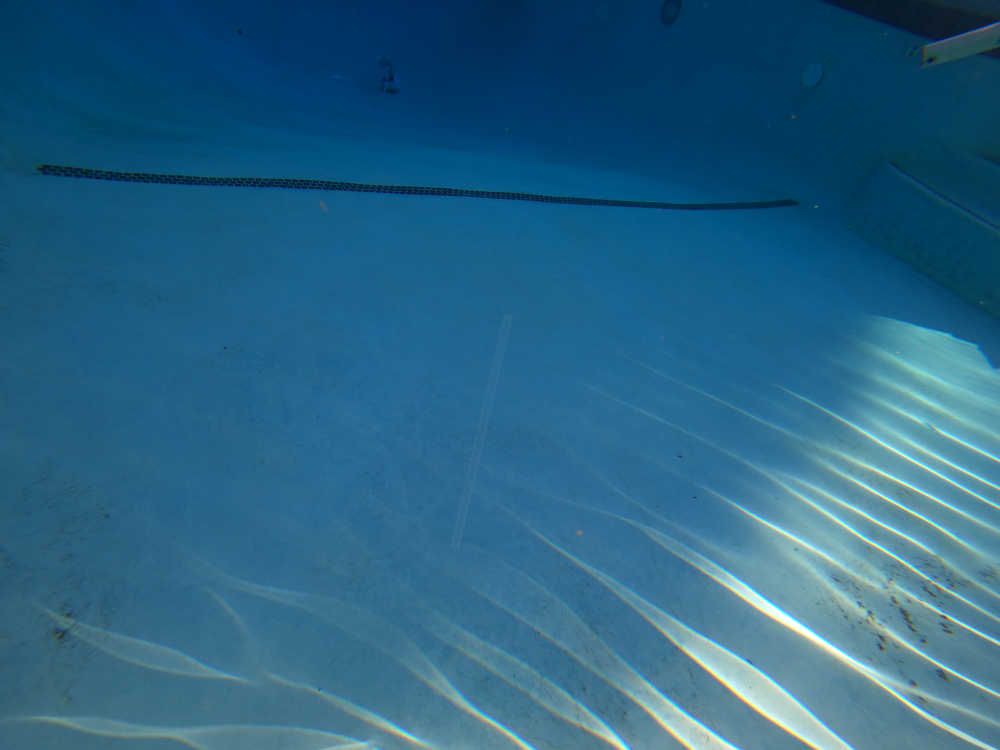
#> input picture CV/CV/EmptyWater.JPG, 4000 x 3000 px, given in place of redbag.jpg, which was not available (shown at 1/4 size)
$ python testWithSavedVideo.py   (older library calls are emulated)
#> lines starting #> are read from the running program, lines starting #| are printed output that depends on the picture; after the words box and inside, x2 and y2 are one past the last pixel; in counts of white or black regions, pixels touching at a corner belong together; pictures that were not available may be replaced by others from this repository, and a replacement may not be noted
### CV/CV/CV.py

import cv2
import math
import numpy as np
from PIL import Image, ImageFilter
from matplotlib import pyplot as plt
####https://www.geeksforgeeks.org/detect-an-object-with-opencv-python/

# Opening image
#def find_Centroid(frame):
#img = Image.open("test.jpeg")
#img = Image.open("redbag.jpg")
img = Image.open("redbag.jpg")
#> img is the input picture: PIL image 4000x3000 RGB; mean R, G, B 40.1, 99.2, 131.8
#img.show()
img = img.resize((400, 300), Image.ANTIALIAS)
#> img: PIL image 400x300 RGB
origCV = cv2.cvtColor(np.array(img), cv2.COLOR_RGB2BGR)
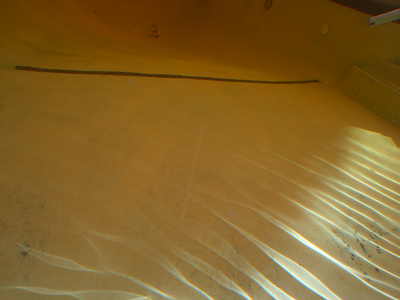
#> origCV: shape (300, 400, 3); mean R, G, B 131.8, 99.2, 40.1
#img.save("bag.jpg", dpi = (400, 300))
w, h = img.size
#> w = 400; h = 300
img = img.filter(ImageFilter.BoxBlur(5))
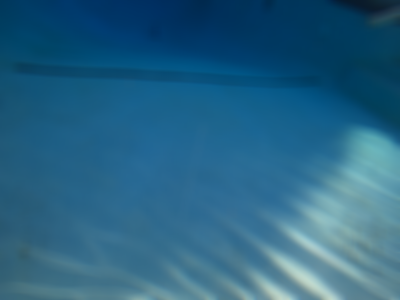
#> img: PIL image 400x300 RGB; mean R, G, B 40.1, 99.2, 131.7
#img.show()
rgbA = np.array(img)
avgR = np.average(rgbA[:,:,0])
#> avgR = 40.1
avgG = np.average(rgbA[:,:,1])
#> avgG = 99.22
avgB = np.average(rgbA[:,:,2])
#> avgB = 131.7
blueArray = rgbA[:, :, 2]
blueRatioA = blueArray/avgB;
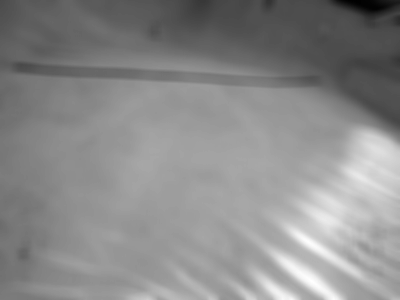
#> blueRatioA: shape (300, 400) float64; min 0.311, max 1.58, mean 1; drawn with min black and max white
redArray = rgbA[:, :, 0]
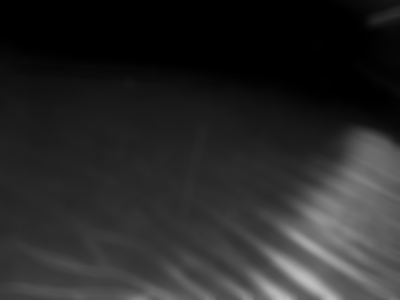
#> redArray: shape (300, 400); min 0, max 192, mean 40.1
redRatioA = redArray/avgR;
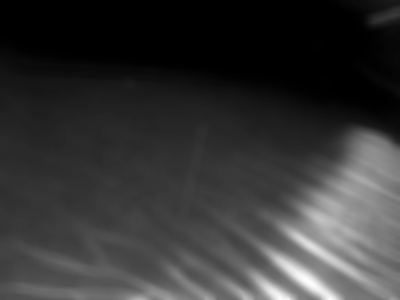
#> redRatioA: shape (300, 400) float64; min 0, max 4.79, mean 1; drawn with min black and max white
blue2white = blueRatioA<.5
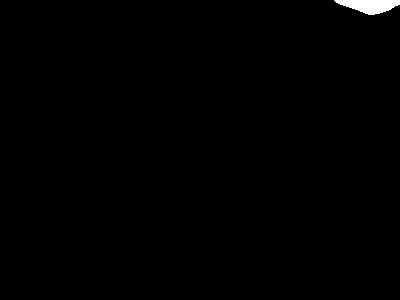
#> blue2white: shape (300, 400) bool; 0.53% white; 1 white region, box (x1, y1, x2, y2) and area: (334, 0, 400, 15) 641
red2white = redRatioA>1
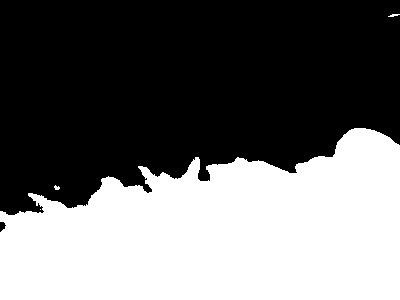
#> red2white: shape (300, 400) bool; 42.5% white; 4 white regions (1 under 20 px), largest, box (x1, y1, x2, y2) and area: (0, 128, 400, 300) 50982, (388, 14, 400, 17) 22, (54, 185, 60, 190) 20
trash = np.logical_and(blue2white, red2white)
#> trash: shape (300, 400) bool; every value is 0
notTrash = ~trash
#> notTrash: shape (300, 400) bool; every value is 1
rgbA[trash, :] = 255
rgbA[notTrash, :] = 0
#> rgbA: shape (300, 400, 3); every value is 0
thresh = Image.fromarray(rgbA)
thresh.show()
#centroid code from: https://learnopencv.com/find-center-of-blob-centroid-using-opencv-cpp-python/
thresh = cv2.cvtColor(np.array(thresh), cv2.COLOR_RGB2BGR)  #https://stackoverflow.com/questions/14134892/convert-image-from-pil-to-opencv-format

gray_image = cv2.cvtColor(thresh, cv2.COLOR_BGR2GRAY)

# convert the grayscale image to binary image
ret,thresh = cv2.threshold(gray_image,127,255,0)
#imPIL = thresh.save("threshPIL.jpg")
#thresh = cv2.imread("threshPIL.jpg")
contours, hierarchy = cv2.findContours(thresh, cv2.RETR_TREE ,cv2.CHAIN_APPROX_SIMPLE)
#> contours = []
centroids = []
for c in contours:
    # calculate moments for each contour
    M = cv2.moments(c)
    # calculate x,y coordinate of center
    if M["m00"] != 0:
        cX = int(M["m10"] / M["m00"])
        cY = int(M["m01"] / M["m00"])
    # [4 lines of commented-out code are left out]
        centroids.append((cX, cY))
        origCV = cv2.circle(origCV, (cX, cY), 5, (255, 255, 255), -1)
        origCV = cv2.putText(origCV, "centroid", (cX - 25, cY - 25),cv2.FONT_HERSHEY_SIMPLEX, 0.5, (255, 255, 255), 2)
#> this loop made 0 passes
#> after the loop, centroids = []
# display the image
print(centroids)
cv2.imshow("Image", origCV)
cv2.waitKey(0)
print("done")

### CV/CV/testWithSavedVideo.py
import cv2
print("testing")
from CV import *
# Opens the Video file
cap= cv2.VideoCapture('redvid.mp4')
print(cap)
i=0
print("hello are you even working")
while(cap.isOpened()):
    ret, frame = cap.read()
    print(ret)
#| True
    if ret == False:
        break
    cv2.imwrite('testImage'+str(i)+'.jpg',frame)
#> (the run stopped early here; a loop or call above may not have finished)
